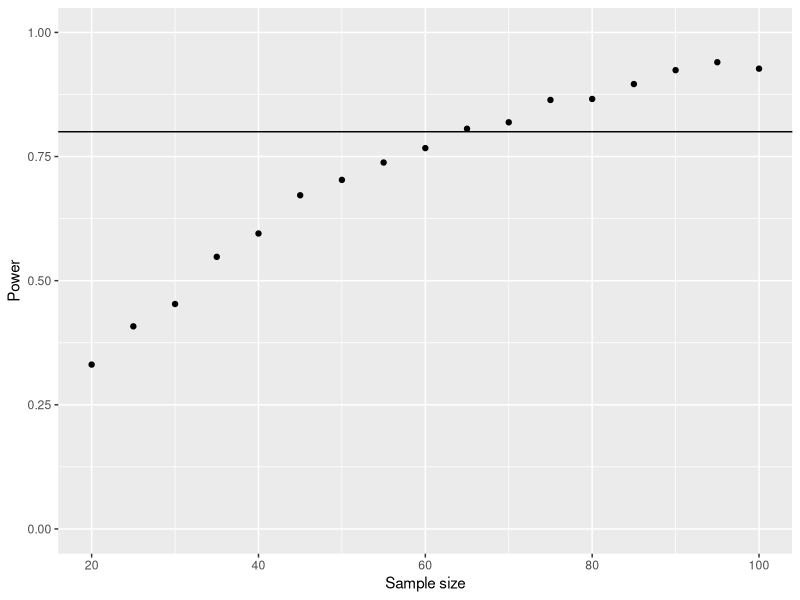

Source code (R):
library(ggplot2)

#########################################
###  Function to calculate power for a t test
###
###  Create a function to simulate two normal populations n times,
###  run a t test, and return the estimated power for that combination
###  of parameters.
###  Arguments:  sample size, number of repetitions, mean of first population
###              mean of second population, and common standard deviation
###  Return:     estimated power for the generated sample and criteria
###

t.power.sim = function(n, n.reps=1000, mean.1=0.0, mean.2=2.5, sd.common=1.0) {
  p.vals = rep(0,n.reps)

  for (i in 1:n.reps) {
    group.1 = rnorm(n=n, mean=mean.1, sd=sd.common)
    group.2 = rnorm(n=n, mean=mean.2, sd=sd.common)
    p.vals[i] = t.test(group.1, group.2)$p.value
  }
  power = sum(p.vals < .05)/n.reps
  return(power)
}

###  Ilustrate usage simulating multiple sample sizes

#  Zero the list of estimated powers
power.array <- NULL

#  Create a vector of sample sizes for which we want to estimate the power
sample.sizes <- seq.int(20, 100, 5)

#  Use lapply the t.power.sim function for each value in sample.sizes
power.list <- lapply(sample.sizes, FUN=t.power.sim,
                     n.reps=1000, mean.1=0.0, mean.2=2.5, sd.common=5.0)

#  Join power.list and sample.sizes into a data frame
power.dat <- data.frame(n=sample.sizes, power=unlist(power.list))

#  Print the values in a table
writeLines(c(
"\n\n",
"Table of values from the power calculation using the for loop",
"=============================================================",
capture.output(print(power.dat)),
"=============================================================\n\n"),
"test.out", sep="\n")

#  It is quite common to plot the power against the sample size
#  Power >= .80 is usually considered 'good'
pdf("power.pdf", height=4, width=4)
power.graph = ggplot(power.dat, aes(x=n, y=power)) + geom_point()
power.graph = power.graph + scale_x_continuous("Sample size", limits=c(20,100))
power.graph = power.graph + scale_y_continuous("Power", limits=c(0,1))
power.graph = power.graph + geom_hline(yintercept=0.8, linetype="solid")
power.graph
dev.off()

